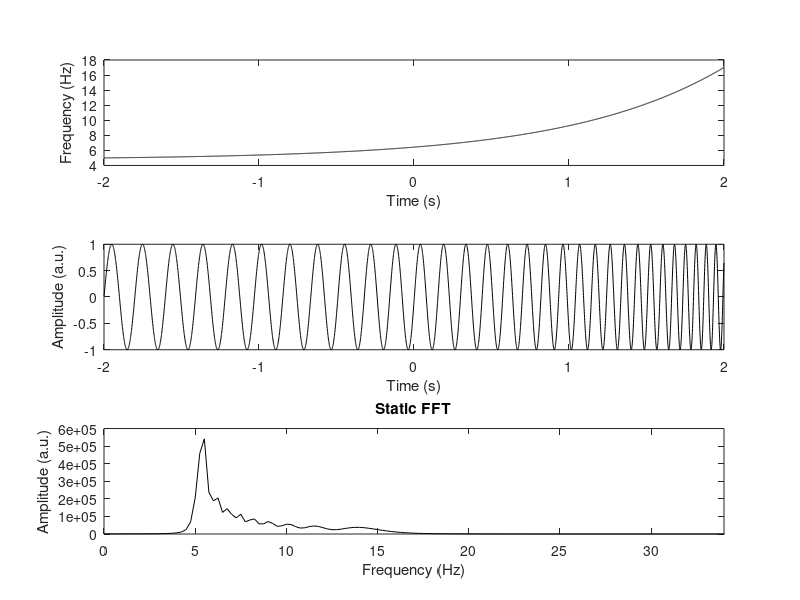
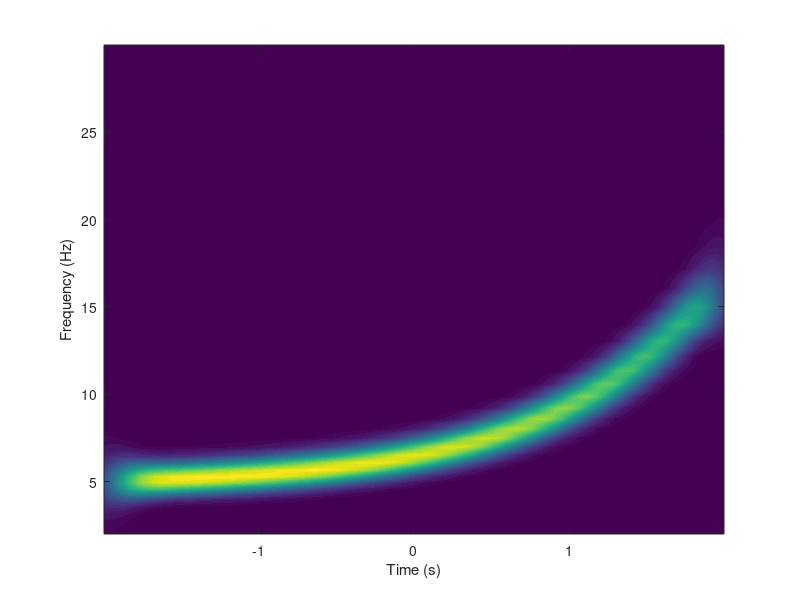
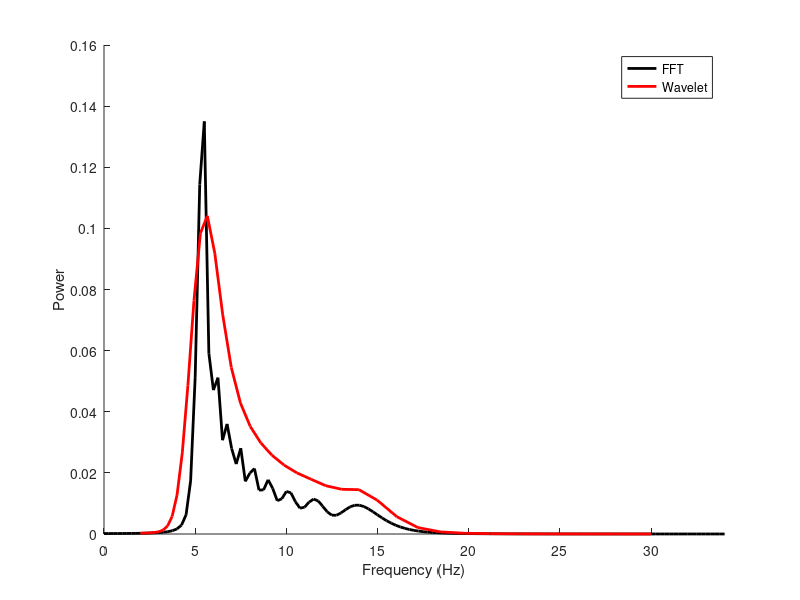

Source code (MATLAB) for these figures, in order:
%%
%     COURSE: Solved problems in neural time series analysis
%    SECTION: Time-frequency analyses
%      VIDEO: Compare wavelet-derived spectrum and FFT
% Instructor: sincxpress.com
%
%%

%% create a nonlinear chirp

% simulation parameters
srate = 1001;
pnts  = srate*4;
timev = (0:pnts-1)/srate;
timev = timev - mean(timev);

% chirp parameters (in Hz)
minfreq =  5;
maxfreq = 17;

% exponential function, scaled to [0 1]
fm = exp( timev );
fm = fm-min(fm);
fm = fm./max(fm);

% finally, scale to frequency ranges
fm = fm*(maxfreq-minfreq) + minfreq;

% now for chirp
churp = sin(2*pi*((timev+cumsum(fm))/srate));

% add a pure sine wave
% churp = churp + .4*sin(2*pi*13*timev);

%% plotting

figure(1), clf

% frequency time series
subplot(311)
plot(timev,fm,'k')
xlabel('Time (s)'), ylabel('Frequency (Hz)')

% plot the chirp
subplot(312)
plot(timev,churp,'k')
xlabel('Time (s)'), ylabel('Amplitude (a.u.)')

% power spectrum
subplot(313)
plot(linspace(0,srate,pnts),abs(fft(churp)).^2,'k')
xlabel('Frequency (Hz)'), ylabel('Amplitude (a.u.)')
set(gca,'xlim',[0 maxfreq*2])
title('Static FFT')

%% create wavelets

% wavelet parameters
minFreq =  2; % Hz
maxFreq = 30; % Hz
numfrex = 40;

% vector of wavelet frequencies
frex = logspace(log10(minFreq),log10(maxFreq),numfrex);

% Gaussian parameters
fwhms = logspace(log10(.5),log10(.3),numfrex);

% initialize
cmw = zeros(numfrex,pnts);

for fi=1:numfrex

    % create complex sine wave
    csw = exp( 1i* 2*pi*frex(fi)*timev );

    % create the two Gaussian
    gaus = exp( -4*log(2)*timev.^2 / fwhms(fi)^2 );

    % now create the complex Morlet wavelets
    cmw(fi,:) = csw .* gaus;
end

%% convolution

% NOTE: There was a typo in the video; it should be -1 not +1
nConv = 2*pnts - 1;
halfw = floor(pnts/2);

% initialize
tf = zeros(numfrex,pnts);

% FFT of data (doesn't change over frequencies!)
dataX = fft(churp,nConv);

for fi=1:numfrex

    % wavelet spectrum
    waveX = fft(cmw(fi,:),nConv);
    waveX = waveX./max(waveX);

    % convolution
    convres = ifft( dataX.*waveX );
    convres = convres(halfw:end-halfw);

    % extract power
    tf(fi,:) = abs(convres).^2;
end

figure(2), clf
contourf(timev,frex,tf,40,'linecolor','none')
xlabel('Time (s)'), ylabel('Frequency (Hz)')

%% comparison

% FFT
fftpower = (2*abs(fft(churp)/pnts)).^2;
hz = linspace(0,srate/2,floor(pnts/2)+1);

figure(3), clf, hold on
plot(hz,fftpower(1:length(hz)),'k','linew',2)
plot(frex,mean(tf,2),'r','linew',2)
set(gca,'xlim',[0 maxfreq*2])
xlabel('Frequency (Hz)'), ylabel('Power')
legend({'FFT';'Wavelet'})

%% done.
